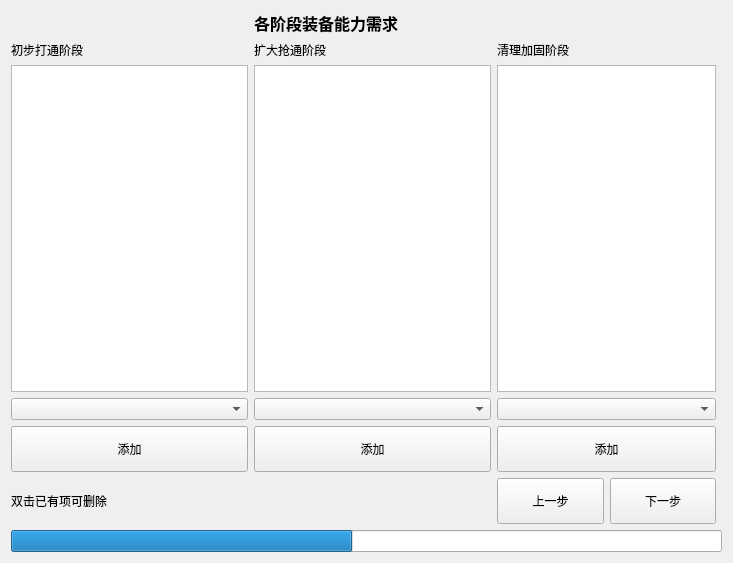
<?xml version="1.0" encoding="UTF-8"?>
<ui version="4.0">
 <class>needs</class>
 <widget class="QWidget" name="needs">
  <property name="geometry">
   <rect>
    <x>0</x>
    <y>0</y>
    <width>733</width>
    <height>563</height>
   </rect>
  </property>
  <property name="windowTitle">
   <string>装备能力需求</string>
  </property>
  <layout class="QGridLayout" name="gridLayout">
   <item row="0" column="1" colspan="2">
    <widget class="QLabel" name="label_4">
     <property name="font">
      <font>
       <family>Adobe Gothic Std B</family>
       <pointsize>12</pointsize>
       <weight>75</weight>
       <bold>true</bold>
      </font>
     </property>
     <property name="text">
      <string>各阶段装备能力需求</string>
     </property>
     <property name="textFormat">
      <enum>Qt::AutoText</enum>
     </property>
    </widget>
   </item>
   <item row="1" column="0">
    <widget class="QLabel" name="label">
     <property name="text">
      <string>初步打通阶段</string>
     </property>
    </widget>
   </item>
   <item row="1" column="1">
    <widget class="QLabel" name="label_2">
     <property name="text">
      <string>扩大抢通阶段</string>
     </property>
    </widget>
   </item>
   <item row="1" column="2" colspan="2">
    <widget class="QLabel" name="label_3">
     <property name="text">
      <string>清理加固阶段</string>
     </property>
    </widget>
   </item>
   <item row="2" column="0">
    <widget class="QListWidget" name="listWidget"/>
   </item>
   <item row="2" column="1">
    <widget class="QListWidget" name="listWidget_2"/>
   </item>
   <item row="2" column="2" colspan="2">
    <widget class="QListWidget" name="listWidget_3"/>
   </item>
   <item row="3" column="0">
    <widget class="QComboBox" name="comboBox"/>
   </item>
   <item row="3" column="1">
    <widget class="QComboBox" name="comboBox_2"/>
   </item>
   <item row="3" column="2" colspan="2">
    <widget class="QComboBox" name="comboBox_3"/>
   </item>
   <item row="4" column="0">
    <widget class="QPushButton" name="pb_add_1">
     <property name="minimumSize">
      <size>
       <width>0</width>
       <height>46</height>
      </size>
     </property>
     <property name="text">
      <string>添加</string>
     </property>
    </widget>
   </item>
   <item row="4" column="1">
    <widget class="QPushButton" name="pb_add_2">
     <property name="minimumSize">
      <size>
       <width>0</width>
       <height>46</height>
      </size>
     </property>
     <property name="text">
      <string>添加</string>
     </property>
    </widget>
   </item>
   <item row="4" column="2" colspan="2">
    <widget class="QPushButton" name="pb_add_3">
     <property name="minimumSize">
      <size>
       <width>0</width>
       <height>46</height>
      </size>
     </property>
     <property name="text">
      <string>添加</string>
     </property>
    </widget>
   </item>
   <item row="6" column="0" colspan="5">
    <widget class="QProgressBar" name="progressBar">
     <property name="value">
      <number>48</number>
     </property>
     <property name="textVisible">
      <bool>false</bool>
     </property>
     <property name="orientation">
      <enum>Qt::Horizontal</enum>
     </property>
     <property name="textDirection">
      <enum>QProgressBar::TopToBottom</enum>
     </property>
    </widget>
   </item>
   <item row="5" column="2">
    <widget class="QPushButton" name="pb_back">
     <property name="minimumSize">
      <size>
       <width>0</width>
       <height>46</height>
      </size>
     </property>
     <property name="text">
      <string>上一步</string>
     </property>
    </widget>
   </item>
   <item row="5" column="3">
    <widget class="QPushButton" name="pb_next">
     <property name="minimumSize">
      <size>
       <width>0</width>
       <height>46</height>
      </size>
     </property>
     <property name="text">
      <string>下一步</string>
     </property>
    </widget>
   </item>
   <item row="5" column="0">
    <widget class="QLabel" name="label_5">
     <property name="text">
      <string>双击已有项可删除</string>
     </property>
    </widget>
   </item>
  </layout>
 </widget>
 <resources/>
 <connections/>
</ui>
